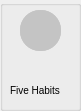
      <widget class="QGroupBox" name="groupBox_7">
       <property name="geometry">
        <rect>
         <x>220</x>
         <y>190</y>
         <width>81</width>
         <height>111</height>
        </rect>
       </property>
       <property name="title">
        <string/>
       </property>
       <property name="alignment">
        <set>Qt::AlignCenter</set>
       </property>
       <widget class="QLabel" name="label_9">
        <property name="geometry">
         <rect>
          <x>20</x>
          <y>10</y>
          <width>41</width>
          <height>41</height>
         </rect>
        </property>
        <property name="styleSheet">
         <string notr="true">position: absolute;
width: 64px;
height: 64px;
left: 152px;
top: 83px;

background: #C4C4C4;

border-radius: 20;</string>
        </property>
        <property name="text">
         <string/>
        </property>
        <property name="pixmap">
         <pixmap resource="resources.qrc">:/img/pick/pick/done.png</pixmap>
        </property>
        <property name="scaledContents">
         <bool>true</bool>
        </property>
       </widget>
       <widget class="QLabel" name="label_10">
        <property name="geometry">
         <rect>
          <x>10</x>
          <y>80</y>
          <width>51</width>
          <height>21</height>
         </rect>
        </property>
        <property name="styleSheet">
         <string notr="true">font-family: 'Inter';
font-style: normal;
font-weight: 400;
font-size: 10px;
line-height: 18px;

color: #000000;
</string>
        </property>
        <property name="text">
         <string>Five Habits</string>
        </property>
       </widget>
       <widget class="QLabel" name="label_12">
        <property name="geometry">
         <rect>
          <x>20</x>
          <y>10</y>
          <width>41</width>
          <height>41</height>
         </rect>
        </property>
        <property name="styleSheet">
         <string notr="true">position: absolute;
width: 64px;
height: 64px;
left: 152px;
top: 83px;

background: #C4C4C4;

border-radius: 20;</string>
        </property>
        <property name="text">
         <string/>
        </property>
        <property name="pixmap">
         <pixmap resource="resources.qrc">:/img/pick/pick/filled-circle.png</pixmap>
        </property>
        <property name="scaledContents">
         <bool>true</bool>
        </property>
       </widget>
      </widget>
